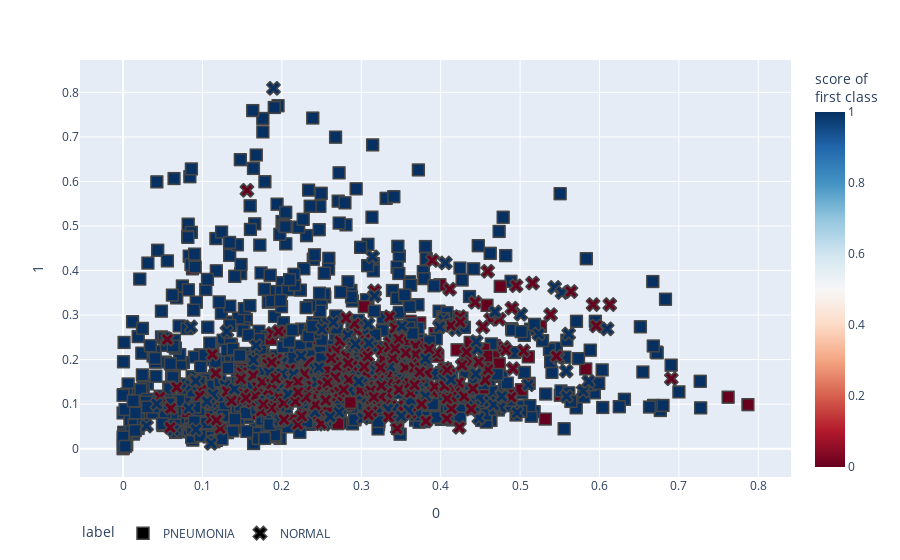

This figure's notebook cell:
### Code cell
import plotly.express as px


def plot_spread():
#     y_score = ri_model.predict_proba(testRI)[:, 1]
    y_score = fea_model.predict_proba(testFeat)[:, 1]

    fig = px.scatter(
        testFeat, x=0, y=1,
        color=y_score, color_continuous_scale='RdBu',
        symbol=testLabels, symbol_map={'0': 'square-dot', '1': 'circle-dot'},
        labels={'symbol': 'label', 'color': 'score of <br>first class'}
    )
    fig.update_traces(marker_size=12, marker_line_width=1.5)
    fig.update_layout(legend_orientation='h')
    fig.show()

print(features.shape)
print(labels.shape)

plot_spread()

### Figure 1 — Plotly figure (JSON) as saved in the notebook; plotly's stock layout.template omitted (floating-point values rounded to 4 significant figures; data arrays with more than 128 entries replaced by an {"elided": "..."} marker saying what was removed)
{"data": [{"hovertemplate": "label=PNEUMONIA<br>0=%{x}<br>1=%{y}<br>score of <br>first class=%{marker.color}<extra></extra>", "legendgroup": "PNEUMONIA", "marker": {"color": {"elided": "947 int values"}, "coloraxis": "coloraxis", "line": {"width": 1.5}, "size": 12, "symbol": "square"}, "mode": "markers", "name": "PNEUMONIA", "showlegend": true, "type": "scattergl", "x": {"elided": "947 float values"}, "xaxis": "x", "y": {"elided": "947 float values"}, "yaxis": "y"}, {"hovertemplate": "label=NORMAL<br>0=%{x}<br>1=%{y}<br>score of <br>first class=%{marker.color}<extra></extra>", "legendgroup": "NORMAL", "marker": {"color": {"elided": "357 int values"}, "coloraxis": "coloraxis", "line": {"width": 1.5}, "size": 12, "symbol": "x"}, "mode": "markers", "name": "NORMAL", "showlegend": true, "type": "scattergl", "x": {"elided": "357 float values"}, "xaxis": "x", "y": {"elided": "357 float values"}, "yaxis": "y"}], "layout": {"coloraxis": {"colorbar": {"title": {"text": "score of <br>first class"}}, "colorscale": [[0, "rgb(103,0,31)"], [0.1, "rgb(178,24,43)"], [0.2, "rgb(214,96,77)"], [0.3, "rgb(244,165,130)"], [0.4, "rgb(253,219,199)"], [0.5, "rgb(247,247,247)"], [0.6, "rgb(209,229,240)"], [0.7, "rgb(146,197,222)"], [0.8, "rgb(67,147,195)"], [0.9, "rgb(33,102,172)"], [1, "rgb(5,48,97)"]]}, "legend": {"orientation": "h", "title": {"text": "label"}, "tracegroupgap": 0}, "margin": {"t": 60}, "xaxis": {"anchor": "y", "domain": [0, 1], "title": {"text": "0"}}, "yaxis": {"anchor": "x", "domain": [0, 1], "title": {"text": "1"}}}}
